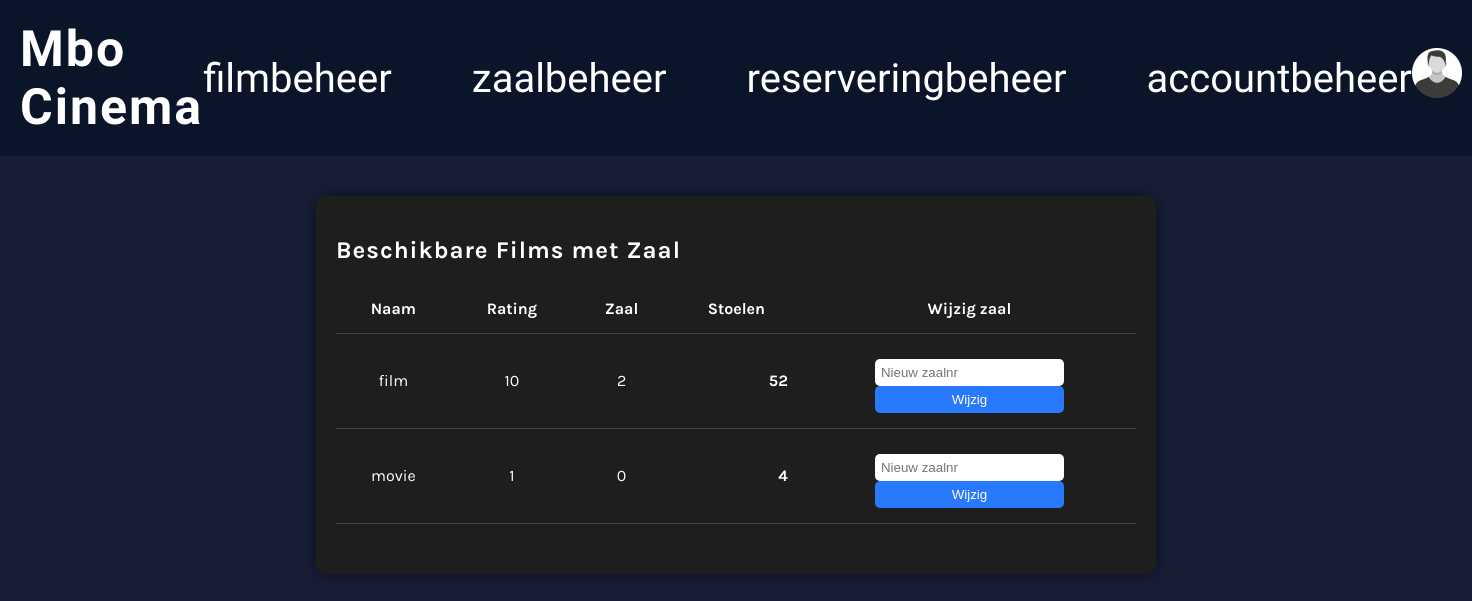
Before: /zaalbeheer.php with the older database file.
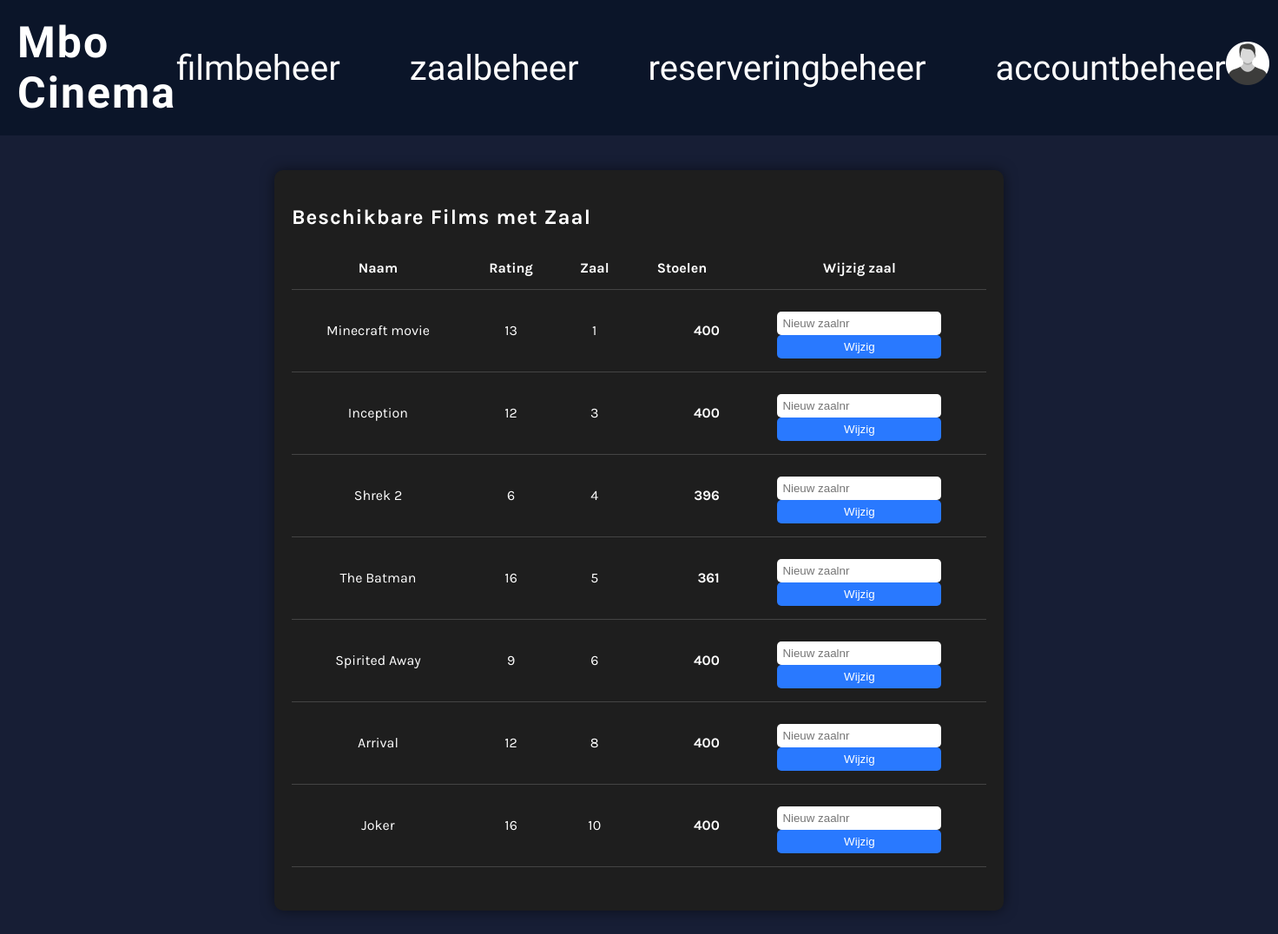
After: the same page with the newer database file.
### tables this page shows
CREATE TABLE `movies` (
  `id` int(11) NOT NULL,
  `naam` varchar(255) DEFAULT NULL,
  `rating` int(11) DEFAULT NULL,
  `room` int(11) DEFAULT NULL,
  `seats` int(11) DEFAULT NULL,
  `foto_url` text DEFAULT NULL
);

### zaalbeheer.php (the view, shortened to what this page needs)
<!DOCTYPE html>
<html lang="nl">
<head>
  <link rel="stylesheet" href="css/style.css">
</head>
<body>
  <header>
    <nav>
           <a href="index.php" class="logo">Mbo Cinema</a>
      <ul>
        <li><a href="fimlbeheer.php">filmbeheer</a></li>
        <li><a href="">zaalbeheer</a></li>
        <li><a href="reservering.php">reserveringbeheer</a></li>
        <li><a href="accounts.php">accountbeheer</a></li>
      </ul>
      <a href="Inloggen.php">
        <img src="fotos/profielfoto.webp" alt="profielfoto" class="topbar">
      </a>
    </nav>
  </header>
  <?php
  $mysqli = new mysqli("localhost", "root", "", "mbocinema");
  $sql = "SELECT id, naam, rating, room, seats FROM movies WHERE room IS NOT NULL";
  $result = $mysqli->query($sql);
  ?>
  <article class="film-container">
    <h1>Beschikbare Films met Zaal</h1>
    <?php if ($result && $result->num_rows > 0): ?>
      <table class="film-tabel">
        <thead>
          <tr>
            <th>Naam</th>
            <th>Rating</th>
            <th>Zaal</th>
            <th class="seats">Stoelen</th>
            <th>Wijzig zaal</th>
          </tr>
        </thead>
        <tbody>
          <?php while ($film = $result->fetch_assoc()): ?>
            <tr>
              <td><?= htmlspecialchars($film['naam']) ?></td>
              <td><?= htmlspecialchars($film['rating']) ?></td>
              <td><?= htmlspecialchars($film['room']) ?></td>
              <td class="seats"><?= htmlspecialchars($film['seats']) ?></td>
              <td>
                <form method="POST" class="zaal-form">
                  <input type="number" name="new_room" placeholder="Nieuw zaalnr" required>
                  <button type="submit" name="change_room">Wijzig</button>
                </form>
              </td>
            </tr>
          <?php endwhile; ?>
        </tbody>
      </table>
    <?php else: ?>
      <p>Er zijn momenteel geen films met een gekoppelde zaal.</p>
    <?php endif; ?>
  </article>
</body>
</html>

Changed rows visible on the page:
removed movies: naam "film", rating "10", room "2", seats "52"
removed movies: naam "movie", rating "1", room "0", seats "4"
added movies: naam "Minecraft movie", rating "13", room "1", seats "400"
added movies: naam "Inception", rating "12", room "3", seats "400"
added movies: naam "Shrek 2", rating "6", room "4", seats "396"
added movies: naam "The Batman", rating "16", room "5", seats "361"
added movies: naam "Spirited Away", rating "9", room "6", seats "400"
added movies: naam "Arrival", rating "12", room "8", seats "400"
added movies: naam "Joker", rating "16", room "10", seats "400"
